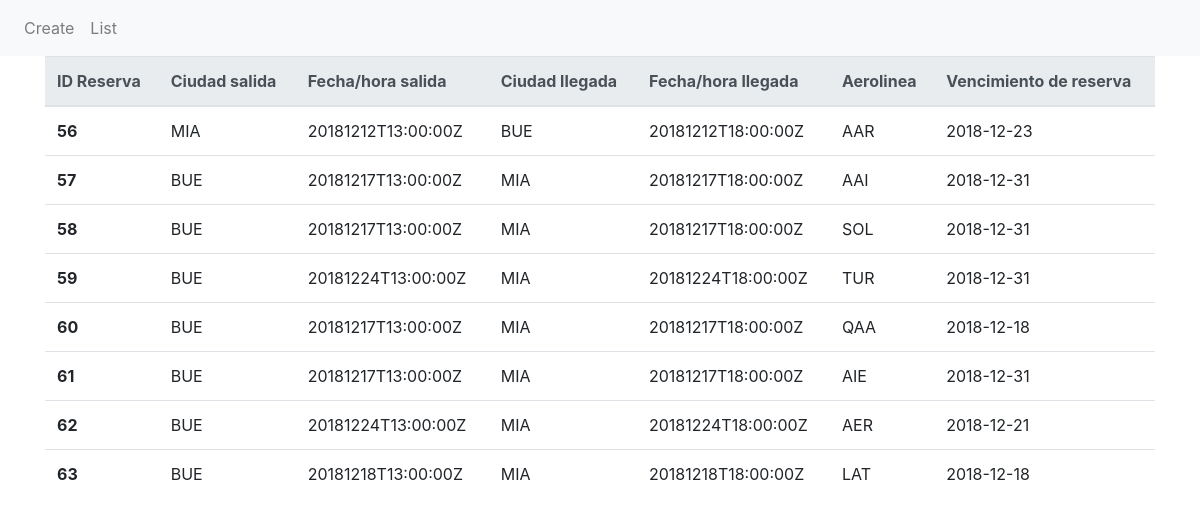
The page /?controller=booking&action=list on the database its author committed.
### tables this page shows
CREATE TABLE `bookings` (
  `id` int(11) NOT NULL AUTO_INCREMENT,
  `airline_id` int(11) NOT NULL,
  `departure_city_id` int(11) NOT NULL,
  `destination_city_id` int(11) NOT NULL,
  `departure_date` timestamp NULL DEFAULT '0000-00-00 00:00:00',
  `arrive_date` timestamp NULL DEFAULT '0000-00-00 00:00:00',
  `expiration_date` date NOT NULL,
  `created_at` timestamp NULL DEFAULT CURRENT_TIMESTAMP ON UPDATE CURRENT_TIMESTAMP,
  PRIMARY KEY (`id`),
  KEY `index2` (`airline_id`),
  KEY `index3` (`departure_city_id`),
  KEY `index4` (`destination_city_id`),
  CONSTRAINT `fk_airlines` FOREIGN KEY (`airline_id`) REFERENCES `airlines` (`id`),
  CONSTRAINT `fk_dep_city` FOREIGN KEY (`departure_city_id`) REFERENCES `cities` (`id`),
  CONSTRAINT `fk_des_city` FOREIGN KEY (`destination_city_id`) REFERENCES `cities` (`id`)
);

CREATE TABLE `cities` (
  `id` int(11) NOT NULL AUTO_INCREMENT,
  `name` varchar(45) NOT NULL,
  `code` varchar(3) NOT NULL,
  PRIMARY KEY (`id`),
  UNIQUE KEY `index2` (`code`)
);

CREATE TABLE `airlines` (
  `id` int(11) NOT NULL AUTO_INCREMENT,
  `name` varchar(255) NOT NULL,
  `code` varchar(3) NOT NULL,
  `expiration_days` int(11) NOT NULL DEFAULT '0',
  `booking_expiration_strategy` varchar(100) NOT NULL DEFAULT 'NormalStrategy',
  PRIMARY KEY (`id`),
  UNIQUE KEY `index2` (`code`)
);

### src/Views/BaseView.php (called while the page is built, shortened)
<?php
abstract class BaseView
{
    public function render(array $objects)
    {
        require_once $this->getViewPath();
        $buffer = ob_get_clean();
        return $buffer;
    }
}

### src/Controller/BookingController.php (called while the page is built, shortened)
<?php
class BookingController
{
    public function listAction()
    {
        $bookingRepository = new BookingRepository();
        $bookings = $bookingRepository->findAll();
        $listView = new ListView();
        return $listView->render(compact('bookings'));
    }
}

### src/Routes/Router.php (called while the page is built, shortened)
<?php
class Router
{
    public function callController()
    {
        $controllerClassName = $this->getControllerClassName();
        $actionName = $this->getActionName();
        $controller = new $controllerClassName;
        $reflector = new ReflectionClass($controller);
        $method = $reflector->getMethod($actionName);
        return $method->invoke($controller);
    }
    public function getControllerClassName(): string
    {
        if (!isset($_GET['controller'])) {
            $controller = self::DEFAULT_CONTROLLER;
        } else {
            $controller = ucfirst($_GET['controller']);
        }
        $controllerClassName = self::CONTROLLER_NAMESPACE . $controller . 'Controller';
        return $controllerClassName;
    }
    public function getActionName(): string
    {
        if (!isset($_GET['action'])) {
            $action = self::DEFAULT_ACTION;
        } else {
            $action = strtolower($_GET['action']);
        }
        $actionName = $action . 'Action';
        return $actionName;
    }
}

### index.php (called while the page is built, shortened)
<?php
require "config/bootstrap.php";
$router = new Router();
$content= $router->callController();
require "src/Views/layout.php";

### config/bootstrap.php (called while the page is built, shortened)
<?php
spl_autoload_register(function ($class) {
    $prefix = 'App\\';
    $base_dir = __DIR__ . '/../src/';
    $len = strlen($prefix);
    if (strncmp($prefix, $class, $len) !== 0) {
        return;
    }
    $relative_class = substr($class, $len);
    $file = $base_dir . str_replace('\\', DIRECTORY_SEPARATOR, $relative_class) . '.php';
});
?>

### src/Database/DBConnector.php (called while the page is built, shortened)
<?php
class DBConnector
{
    public function __construct()
    {
        $this->con = new PDO($this->getDSN(), $this->getUsername(), $this->getPassword());
    }
    private function getDSN(): string
    {
        return getenv('DATABASE_DSN');
    }
    private function getUsername(): string
    {
        return getenv('DATABASE_USERNAME');
    }
    private function getPassword(): string
    {
        return getenv('DATABASE_PASSWORD');
    }
}

### src/Repository/BookingRepository.php (called while the page is built, shortened)
<?php
class BookingRepository extends BaseRepository
{
    public function getTableName(): string
    {
        return 'bookings';
    }
    public function findAll(): array
    {
        $tableName = $this->getTableName();
        $query =
            "SELECT t.id, c.code departure_code,c2.code destination_code, a.code as airline_code,
            t.departure_date,t.arrive_date,t.created_at, t.expiration_date
            FROM $tableName t
            INNER JOIN airlines a ON t.airline_id= a.id
            INNER JOIN cities c ON t.departure_city_id=c.id
            INNER JOIN cities c2 ON t.destination_city_id=c2.id
            ORDER BY t.id";
        $results = [];
        if ($result = $this->con->query($query)) {
            while ($row = $result->fetch(PDO::FETCH_ASSOC)) {
                $results[] = $row;
            }
        }
        return $this->parseToObjects($results);
    }
    protected function parseToObjects(array $results): array
    {
        $bookings = [];
        foreach ($results as $result) {
            $bookings[] = $this->parseToObject($result);
        }
        return $bookings;
    }
    protected function parseToObject(array $result)
    {
        return new Booking(
            $result['id'],
            $result['departure_code'],
            $result['destination_code'],
            $result['departure_date'],
            $result['arrive_date'],
            $result['airline_code'],
            $result['expiration_date'],
            $result['created_at']
        );
    }
}

### src/Entity/BaseEntity.php (called while the page is built, shortened)
<?php
abstract class BaseEntity
{
    private $id;
    public function setId($id)
    {
        $this->id = $id;
    }
    public function getId()
    {
        return $this->id;
    }
}

### src/Entity/Booking.php (called while the page is built, shortened)
<?php
class Booking extends BaseEntity
{
    private $departure;
    private $destination;
    private $departureDate;
    private $arriveDate;
    private $airline;
    private $expirationDate;
    public function getDeparture()
    {
        return $this->departure;
    }
    public function setDeparture($departure): void
    {
        $this->departure = $departure;
    }
    public function getDestination()
    {
        return $this->destination;
    }
    public function setDestination($destination): void
    {
        $this->destination = $destination;
    }
    public function getDepartureDate()
    {
        return $this->departureDate;
    }
    public function getDepartureDateUTC()
    {
        $datetime = new \DateTime($this->getDepartureDate());
        return $datetime->format('Ymd\TH:i:s') . 'Z';
    }
    public function setDepartureDate($departureDate): void
    {
        $this->departureDate = $departureDate;
    }
    public function getArriveDate()
    {
        return $this->arriveDate;
    }
    public function getArriveDateUTC()
    {
        $datetime = new \DateTime($this->getArriveDate());
        return $datetime->format('Ymd\TH:i:s') . 'Z';
    }
    public function setArriveDate($arriveDate): void
    {
        $this->arriveDate = $arriveDate;
    }
    public function getAirline()
    {
        return $this->airline;
    }
    public function setAirline($airline): void
    {
        $this->airline = $airline;
    }
    public function setExpirationDate($expirationDate)
    {
        $this->expirationDate = $expirationDate;
    }
    public function getExpirationDate()
    {
        return $this->expirationDate;
    }
}

### src/Views/Booking/ListView.php (called while the page is built, shortened)
<?php
class ListView extends BaseView
{
    public function getViewPath(): string
    {
        return (__DIR__) . '/templates/list.php';
    }
}

### src/Views/Booking/templates/list.php (the view, shortened to what this page needs)
<table class="table">
    <thead class="thead-light">
    <tr>
        <th scope="col">ID Reserva</th>
        <th scope="col">Ciudad salida</th>
        <th scope="col">Fecha/hora salida</th>
        <th scope="col">Ciudad llegada</th>
        <th scope="col">Fecha/hora llegada</th>
        <th scope="col">Aerolinea</th>
        <th scope="col">Vencimiento de reserva</th>
    </tr>
    </thead>
    <tbody>
    <?php foreach ($bookings as $booking): ?>
        <tr>
            <th scope="row"><?= $booking->getId() ?></th>
            <td><?= $booking->getDeparture() ?></td>
            <td><?= $booking->getDepartureDateUTC() ?></td>
            <td><?= $booking->getDestination() ?></td>
            <td><?= $booking->getArriveDateUTC() ?></td>
            <td><?= $booking->getAirline() ?></td>
            <td><?= $booking->getExpirationDate() ?></td>
        </tr>
    <?php endforeach; ?>
    </tbody>
</table>

### src/Views/layout.php (shortened to what this page needs)
<!DOCTYPE html>
<html lang="en">
<head>
    <link rel="stylesheet" href="https://stackpath.bootstrapcdn.com/bootstrap/4.1.3/css/bootstrap.min.css">
    <link rel="stylesheet" href="https://code.jquery.com/ui/1.12.1/themes/base/jquery-ui.css">
    </head>
<body>
    <nav class="navbar navbar-expand navbar-light bg-light">
        <div class="collapse navbar-collapse" id="navbarNav">
            <ul class="navbar-nav">
                <li class="nav-item">
                    <a class="nav-link" href="?controller=booking&action=create">Create</span></a>
                </li>
                <li class="nav-item">
                    <a class="nav-link" href="?controller=booking&action=list">List</a>
                </li>
            </ul>
        </div>
    </nav>
    <div class="container">
        <?= $content?>
    </div>
</body>
</html>

### rows shown on the page
bookings: id "56", departure_city.code "MIA", departure_date "20181212T13:00:00Z", destination_city.code "BUE", arrive_date "20181212T18:00:00Z", airline.code "AAR", expiration_date "2018-12-23"
bookings: id "57", departure_city.code "BUE", departure_date "20181217T13:00:00Z", destination_city.code "MIA", arrive_date "20181217T18:00:00Z", airline.code "AAI", expiration_date "2018-12-31"
bookings: id "58", departure_city.code "BUE", departure_date "20181217T13:00:00Z", destination_city.code "MIA", arrive_date "20181217T18:00:00Z", airline.code "SOL", expiration_date "2018-12-31"
bookings: id "59", departure_city.code "BUE", departure_date "20181224T13:00:00Z", destination_city.code "MIA", arrive_date "20181224T18:00:00Z", airline.code "TUR", expiration_date "2018-12-31"
bookings: id "60", departure_city.code "BUE", departure_date "20181217T13:00:00Z", destination_city.code "MIA", arrive_date "20181217T18:00:00Z", airline.code "QAA", expiration_date "2018-12-18"
bookings: id "61", departure_city.code "BUE", departure_date "20181217T13:00:00Z", destination_city.code "MIA", arrive_date "20181217T18:00:00Z", airline.code "AIE", expiration_date "2018-12-31"
bookings: id "62", departure_city.code "BUE", departure_date "20181224T13:00:00Z", destination_city.code "MIA", arrive_date "20181224T18:00:00Z", airline.code "AER", expiration_date "2018-12-21"
bookings: id "63", departure_city.code "BUE", departure_date "20181218T13:00:00Z", destination_city.code "MIA", arrive_date "20181218T18:00:00Z", airline.code "LAT", expiration_date "2018-12-18"
